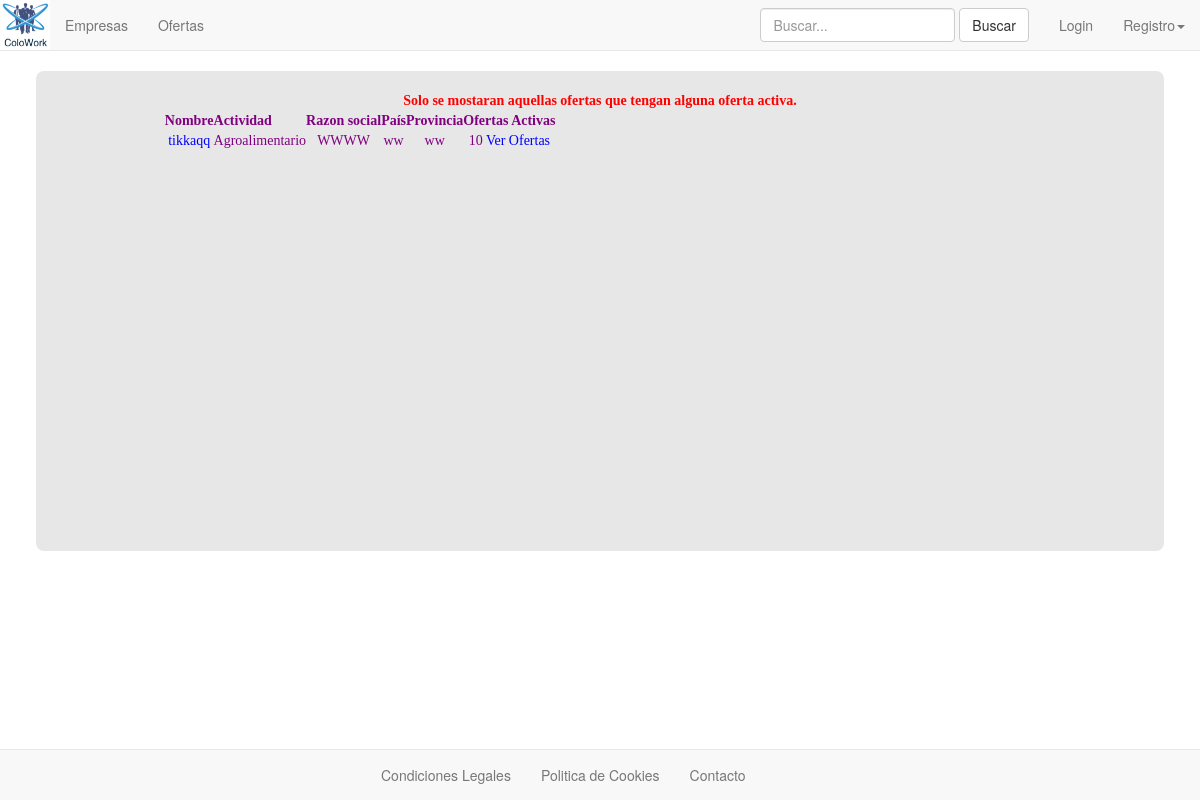
/web/index.php?ctl=listarEmpresas, run on the app's committed database.
### tables this page shows
CREATE TABLE IF NOT EXISTS `col_empresas` (
  `iduser` int(3) NOT NULL,
  `nombre` varchar(50) NOT NULL,
  `actividad` varchar(50) NOT NULL,
  `idfiscal` varchar(7) NOT NULL,
  `razon` varchar(50) NOT NULL,
  `direccion` varchar(50) NOT NULL,
  `poblacion` varchar(50) NOT NULL,
  `pais` varchar(50) NOT NULL,
  `provincia` varchar(50) NOT NULL,
  `codpostal` varchar(6) NOT NULL,
  `telefono` int(10) NOT NULL,
  `fax` int(20) NOT NULL,
  `ofertas` varchar(3) NOT NULL,
  `correo` varchar(100) NOT NULL,
  `cod_act` varchar(22) NOT NULL
);

### app/Controller.php (called while the page is built, shortened)
<?php
class Controller{
    public function listarEmpresas(){
        $m = new Model(Config::$pro_bd_nombre, Config::$pro_bd_usuario,
                     Config::$pro_bd_clave, Config::$pro_bd_hostname);
        $params = array(
             'empresas' => $m->dameEmpresas(),
             'mensaje'=>"Solo se mostaran aquellas ofertas que tengan alguna oferta activa."
         );
         require __DIR__ . '/templates/mostrarEmpresas.php';
     }
}

### app/Model.php (called while the page is built, shortened)
<?php
class Model {
  protected $conexion;
  public function __construct($dbname,$dbuser,$dbpass,$dbhost){
    $pro_bd_conexion = mysql_connect($dbhost, $dbuser, $dbpass);
    $this->conexion = $pro_bd_conexion;
  }
  public function dameEmpresas(){
      $sql = "SELECT col_empresas.iduser,col_empresas.nombre, col_empresas.actividad, col_empresas.idfiscal, col_empresas.razon, col_empresas.direccion, col_empresas.poblacion ,col_empresas.pais, col_empresas.provincia, col_empresas.codpostal, col_empresas.telefono, col_empresas.fax, col_empresas.ofertas,col_empresas.correo, COUNT(*) as numofe
       FROM col_empresas JOIN col_ofertas ON col_empresas.iduser=col_ofertas.iduser GROUP BY col_empresas.iduser";
      $result = mysql_query($sql, $this->conexion);
      $empresas = array();
      while ($row = mysql_fetch_assoc($result)){
        $empresas[] = $row;
      }
      return $empresas;
  }
}

### app/templates/mostrarEmpresas.php (the view, shortened to what this page needs)
<div class="empresas">
<?php if(isset($params['mensaje'])) :?>
    <b><span style="color: red;"><?php echo $params['mensaje'] ?></span></b>
<?php endif; ?>
 <table>
     <tr>
         <th>Nombre</th>
         <th>Actividad</th>
         <th>Razon social</th>
         <th>País</th>
         <th>Provincia</th>
         <th>Ofertas Activas</th>
     </tr>
     <?php foreach ($params['empresas'] as $empresa) :?>
     <tr>
         <td><a href="index.php?ctl=verEmpresa&id=<?php echo $empresa['iduser']?>"><?php echo $empresa['nombre'] ?></a></td>
         <td><?php echo $empresa['actividad']?></td>
         <td><?php echo $empresa['razon']?></td>
         <td><?php echo $empresa['pais']?></td>
         <td><?php echo $empresa['provincia']?></td>
         <td><?php echo $empresa['numofe']?> <a href="index.php?ctl=verEmpresa&id=<?php echo $empresa['iduser']?>">Ver Ofertas</a></td>
     </tr>
     <?php endforeach; ?>
 </table>
 </div>
 <?php include 'layout.php' ?>

### web/css/estilo.css (style rules this page uses)
.empresas { width: 80%; margin: auto; text-align: center; }
.empresas { margin: auto !important; }
a:link { color: blue }

### data on the page
col_empresas: nombre "tikkaqq", actividad "Agroalimentario", razon "WWWW", pais "ww", provincia "ww", numofe "10"

### other printed values
$params['mensaje'] "Solo se mostaran aquellas ofertas que tengan alguna oferta activa."
